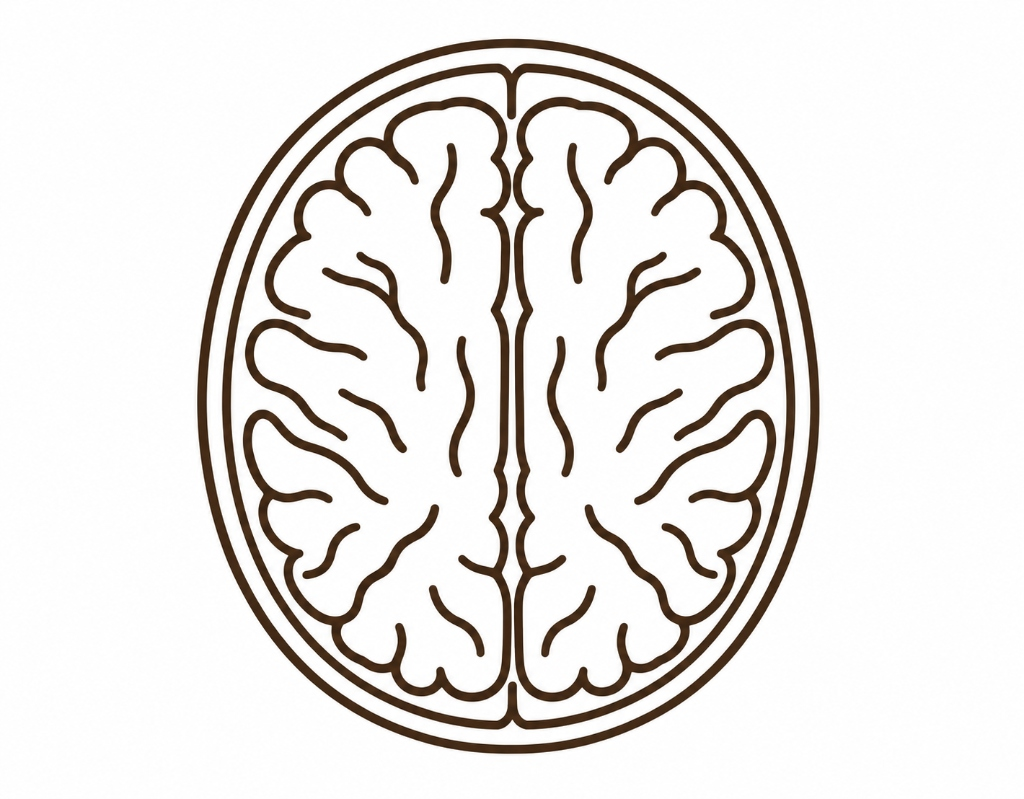
#> input picture frontend/assets/brain_axial.jpg, 1024 x 799 px
$ python -i aspects_engine.py   (imports and definitions only)
#> lines starting #> are read from the running program, lines starting #| are printed output that depends on the picture; after the words box and inside, x2 and y2 are one past the last pixel; in counts of white or black regions, pixels touching at a corner belong together
import cv2
import numpy as np

NORMALIZED_REGIONS = {
    "Caudate (C)": np.array([[0.10, 0.40], [0.25, 0.38], [0.25, 0.50], [0.12, 0.50]]),
    "Lentiform (L)": np.array([[0.28, 0.42], [0.48, 0.40], [0.45, 0.58], [0.28, 0.55]]),
    "Internal Capsule (IC)": np.array([[0.20, 0.50], [0.28, 0.42], [0.32, 0.58], [0.22, 0.62]]),
    "Insular Ribbon (I)": np.array([[0.50, 0.38], [0.60, 0.38], [0.58, 0.62], [0.48, 0.60]]),
    "M1 (Anterior MCA)": np.array([[0.30, 0.15], [0.65, 0.18], [0.55, 0.32], [0.25, 0.28]]),
    "M2 (Lateral MCA)": np.array([[0.62, 0.35], [0.90, 0.38], [0.88, 0.65], [0.60, 0.62]]),
    "M3 (Posterior MCA)": np.array([[0.30, 0.72], [0.65, 0.68], [0.85, 0.66], [0.50, 0.88]]),
}

def extract_brain_bbox(image_gray):
    _, thresh = cv2.threshold(image_gray, 20, 255, cv2.THRESH_BINARY)
    contours, _ = cv2.findContours(thresh, cv2.RETR_EXTERNAL, cv2.CHAIN_APPROX_SIMPLE)
    if not contours:
        h, w = image_gray.shape
        return 0, 0, w, h
    largest = max(contours, key=cv2.contourArea)
    return cv2.boundingRect(largest)

# [57 lines left out: function compute_aspects, not called in this run]

# [12 lines not run here, left out]

>>> import cv2
>>> picture = cv2.imread('../frontend/assets/brain_axial.jpg', cv2.IMREAD_GRAYSCALE)
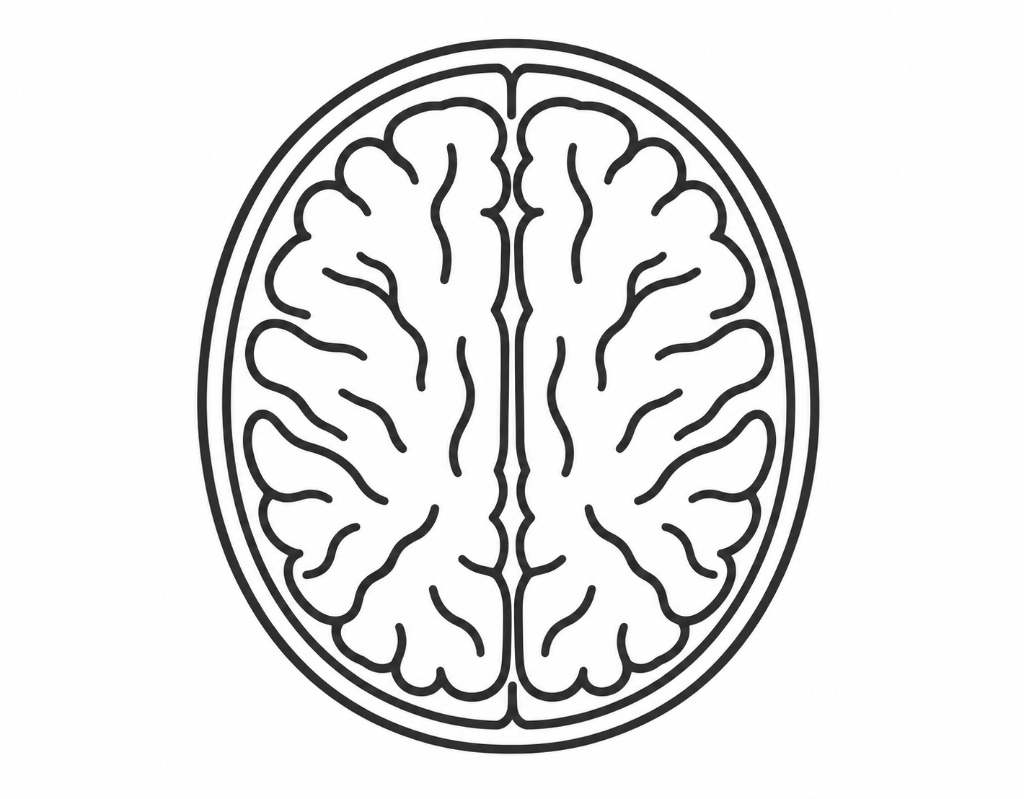
#> picture: shape (799, 1024); min 19, max 255, mean 230.4
>>> result = extract_brain_bbox(picture)
#> in extract_brain_bbox, `_, thresh = cv2.threshold(image_gray, 20, 255, cv2.THRESH_BINARY)`:
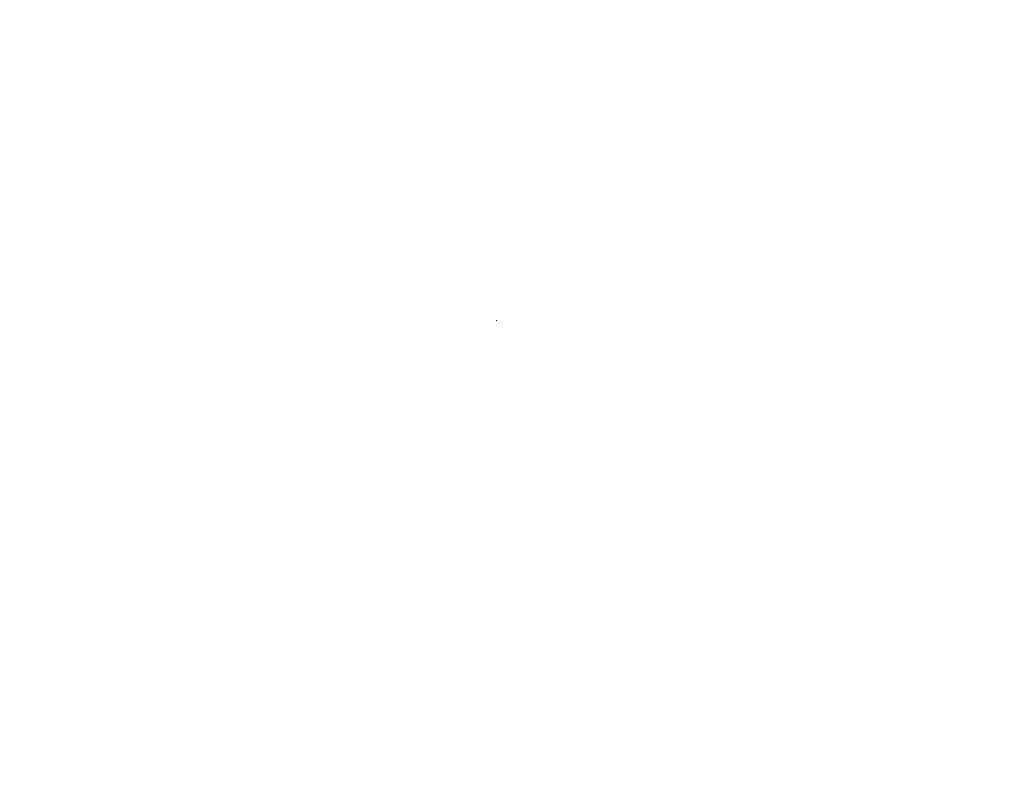
#> thresh: shape (799, 1024); 100% white; black in thin lines or dots, all inside (x1, y1, x2, y2) = (496, 320, 497, 321)
#> in extract_brain_bbox, `contours, _ = cv2.findContours(thresh, cv2.RETR_EXTERNAL, cv2.CHAIN_AP..`: contours = [[[0, 0], [0, 798], [1023, 798], [1023, 0]]]
#> in extract_brain_bbox, `largest = max(contours, key=cv2.contourArea)`: largest = [[0, 0], [0, 798], [1023, 798], [1023, 0]]
#> result = (0, 0, 1024, 799)
